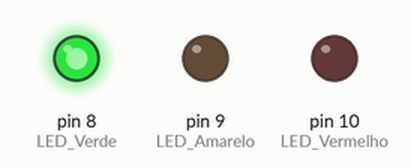
Simulated run of this sketch. Board: Arduino Uno, built with avr-gcc and run on an emulated ATmega328P. On the bench: output pins drawn as LEDs (lit = HIGH).

Above: at 0.15 s.
At 1.35 s:
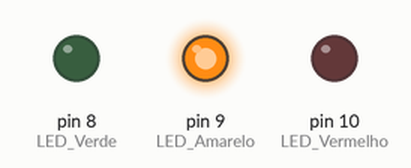
At 2.55 s:
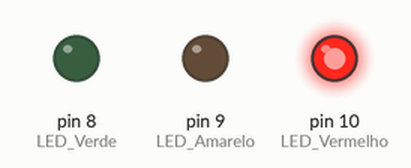
Timing chart, 0 to 3.0 s (numbered marks = the images above):
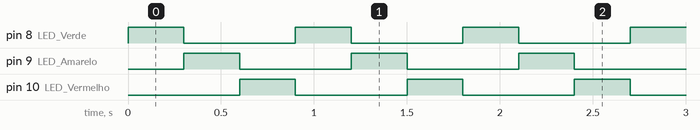

Measured:
- by itself, pin 8 (LED_Verde), pin 9 (LED_Amarelo), pin 10 (LED_Vermelho): alternates HIGH for 0.30 s and LOW for 0.60 s
- by itself, everything shown: repeats every 0.90 s, in 4 steps

The sketch:

sketch.ino
```cpp
// --- CONTROLA VÁRIOS LEDS DE UMA VEZ ---

void setup() {
  // Configura todos os três pinos como saídas.
  pinMode(10, OUTPUT); // LED Vermelho
  pinMode(9, OUTPUT);  // LED Amarelo
  pinMode(8, OUTPUT);  // LED Verde
}

void loop() {
  // 1ª parte da sequência: acende o Verde
  digitalWrite(8, HIGH);
  delay(300);
  digitalWrite(8, LOW);

  // 2ª parte da sequência: acende o Amarelo
  digitalWrite(9, HIGH);
  delay(300);
  digitalWrite(9, LOW);

  // 3ª parte da sequência: acende o Vermelho
  digitalWrite(10, HIGH);
  delay(300);
  digitalWrite(10, LOW);
}
```
